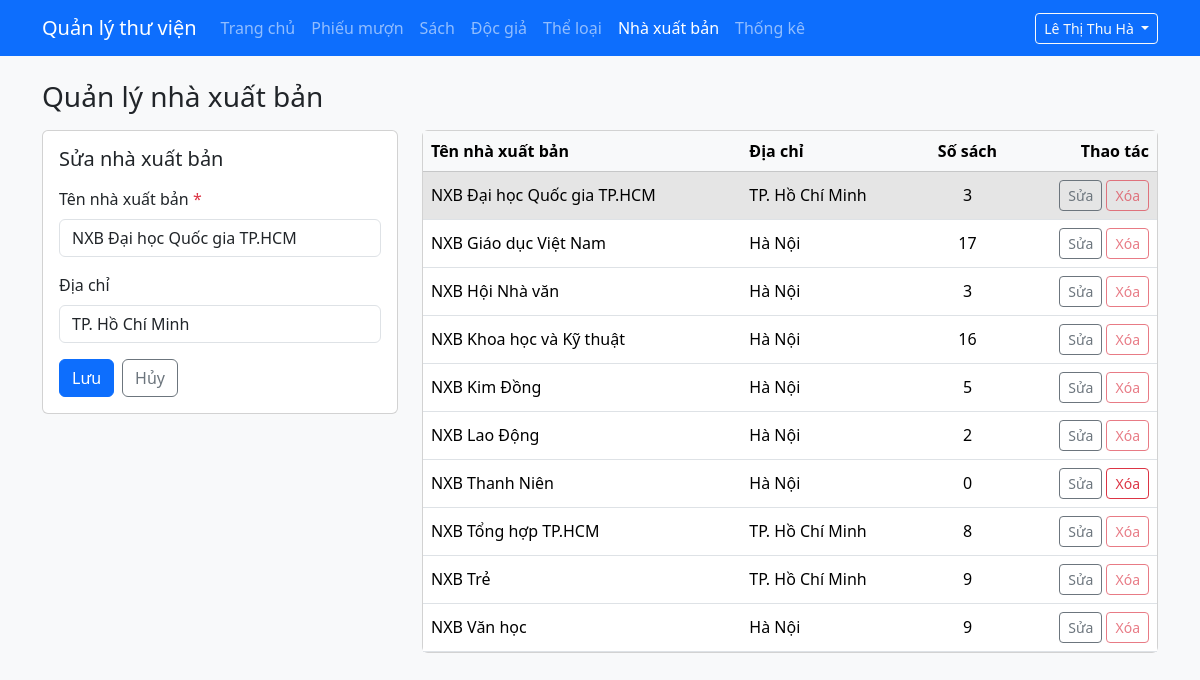
/admin/nhaxuatban.php?sua=9 (signed in), run on the app's committed database.
### tables this page shows
CREATE TABLE nhaxuatban (
  id       INT UNSIGNED NOT NULL AUTO_INCREMENT PRIMARY KEY,
  ten_nxb  VARCHAR(150) NOT NULL UNIQUE,
  dia_chi  VARCHAR(255) NULL
);

### includes/helpers.php (called while the page is built, shortened)
<?php
function e($chuoi): string
{
    return htmlspecialchars((string) $chuoi, ENT_QUOTES | ENT_SUBSTITUTE, 'UTF-8');
}
function layChuoiGet(string $ten): string
{
    $giaTri = $_GET[$ten] ?? '';
    return is_string($giaTri) ? trim($giaTri) : '';
}
function lopLoi(array $loi, string $truong): string
{
    return isset($loi[$truong]) ? ' is-invalid' : '';
}

### includes/csdl.php (called while the page is built, shortened)
<?php
function truyVan(mysqli $conn, string $sql, string $kieu = '', array $thamSo = []): mysqli_stmt
{
    $stmt = mysqli_prepare($conn, $sql);
    if ($kieu !== '') {
        mysqli_stmt_bind_param($stmt, $kieu, ...$thamSo);
    }
    mysqli_stmt_execute($stmt);
    return $stmt;
}

### admin/nhaxuatban.php (the view, shortened to what this page needs)
<?php
require_once __DIR__ . '/../includes/khoi-tao-admin.php';
$idSua  = 0;
$giaTri = ['ten_nxb' => '', 'dia_chi' => ''];
$loi    = [];
if ($_SERVER['REQUEST_METHOD'] === 'POST') {
    batBuocCsrf();
    $hanhDong = layChuoiPost('hanh_dong');
    if ($hanhDong === 'xoa') {
        $idXoa = filter_var(layChuoiPost('id'), FILTER_VALIDATE_INT, ['options' => ['min_range' => 1]]);
        if ($idXoa === false) {
            datThongBao('danger', 'Mã nhà xuất bản không hợp lệ.');
            header('Location: nhaxuatban.php');
            exit;
        }
        $stmt = truyVan($conn, 'SELECT ten_nxb FROM nhaxuatban WHERE id = ?', 'i', [$idXoa]);
        $nxb  = mysqli_fetch_assoc(mysqli_stmt_get_result($stmt));
        mysqli_stmt_close($stmt);
        if (!$nxb) {
            datThongBao('danger', 'Nhà xuất bản này không còn tồn tại.');
            header('Location: nhaxuatban.php');
            exit;
        }
        $stmt   = truyVan($conn, 'SELECT COUNT(*) FROM sach WHERE id_nxb = ?', 'i', [$idXoa]);
        $soSach = (int) mysqli_fetch_row(mysqli_stmt_get_result($stmt))[0];
        mysqli_stmt_close($stmt);
        if ($soSach > 0) {
            datThongBao('warning', 'Không xóa được "' . $nxb['ten_nxb'] . '": còn ' . $soSach
                . ' đầu sách thuộc nhà xuất bản này. Hãy chuyển các sách đó sang nhà xuất bản khác trước.');
            header('Location: nhaxuatban.php');
            exit;
        }
        try {
            $stmt = truyVan($conn, 'DELETE FROM nhaxuatban WHERE id = ?', 'i', [$idXoa]);
            mysqli_stmt_close($stmt);
            datThongBao('success', 'Đã xóa nhà xuất bản "' . $nxb['ten_nxb'] . '".');
        } catch (mysqli_sql_exception $ngoaiLe) {
            if ($ngoaiLe->getCode() === 1451) {
                datThongBao('warning', 'Không xóa được "' . $nxb['ten_nxb'] . '": nhà xuất bản đang được dùng ở nơi khác.');
            } else {
                throw $ngoaiLe;
            }
        }
        header('Location: nhaxuatban.php');
        exit;
    }
    if ($hanhDong !== 'luu') {
        datThongBao('danger', 'Yêu cầu không hợp lệ.');
        header('Location: nhaxuatban.php');
        exit;
    }
    $idGui = layChuoiPost('id');
    if ($idGui !== '') {
        $idSua = filter_var($idGui, FILTER_VALIDATE_INT, ['options' => ['min_range' => 1]]);
        if ($idSua !== false) {
            $stmt = truyVan($conn, 'SELECT id FROM nhaxuatban WHERE id = ?', 'i', [$idSua]);
            $tonTai = mysqli_fetch_assoc(mysqli_stmt_get_result($stmt));
            mysqli_stmt_close($stmt);
        }
        if ($idSua === false || !$tonTai) {
            datThongBao('danger', 'Không tìm thấy nhà xuất bản cần sửa.');
            header('Location: nhaxuatban.php');
            exit;
        }
    }
    $giaTri['ten_nxb'] = layChuoiPost('ten_nxb');
    $giaTri['dia_chi'] = layChuoiPost('dia_chi');
    if ($giaTri['ten_nxb'] === '') {
        $loi['ten_nxb'] = 'Vui lòng nhập tên nhà xuất bản.';
    } elseif (doDaiChuoi($giaTri['ten_nxb']) > 150) {
        $loi['ten_nxb'] = 'Tên nhà xuất bản tối đa 150 ký tự.';
    }
    if (doDaiChuoi($giaTri['dia_chi']) > 255) {
        $loi['dia_chi'] = 'Địa chỉ tối đa 255 ký tự.';
    }
    if (count($loi) === 0) {
        $diaChi = ($giaTri['dia_chi'] === '') ? null : $giaTri['dia_chi'];
        try {
            if ($idSua > 0) {
                $stmt = truyVan(
                    $conn,
                    'UPDATE nhaxuatban SET ten_nxb = ?, dia_chi = ? WHERE id = ?',
                    'ssi',
                    [$giaTri['ten_nxb'], $diaChi, $idSua]
                );
                mysqli_stmt_close($stmt);
                datThongBao('success', 'Đã cập nhật nhà xuất bản "' . $giaTri['ten_nxb'] . '".');
            } else {
                $stmt = truyVan(
                    $conn,
                    'INSERT INTO nhaxuatban (ten_nxb, dia_chi) VALUES (?, ?)',
                    'ss',
                    [$giaTri['ten_nxb'], $diaChi]
                );
                mysqli_stmt_close($stmt);
                datThongBao('success', 'Đã thêm nhà xuất bản "' . $giaTri['ten_nxb'] . '".');
            }
            header('Location: nhaxuatban.php');
            exit;
        } catch (mysqli_sql_exception $ngoaiLe) {
            if ($ngoaiLe->getCode() === 1062) {
                $loi['ten_nxb'] = 'Nhà xuất bản này đã tồn tại (không phân biệt hoa thường và dấu).';
            } else {
                throw $ngoaiLe;
            }
        }
    }
} elseif (isset($_GET['sua'])) {
    $idSua = filter_var(layChuoiGet('sua'), FILTER_VALIDATE_INT, ['options' => ['min_range' => 1]]);
    $hang  = null;
    if ($idSua !== false) {
        $stmt = truyVan($conn, 'SELECT ten_nxb, dia_chi FROM nhaxuatban WHERE id = ?', 'i', [$idSua]);
        $hang = mysqli_fetch_assoc(mysqli_stmt_get_result($stmt));
    }
    $giaTri['ten_nxb'] = $hang['ten_nxb'];
    $giaTri['dia_chi'] = (string) ($hang['dia_chi'] ?? '');
}
$dsNxb = mysqli_fetch_all(
    mysqli_query(
        $conn,
        'SELECT n.id, n.ten_nxb, n.dia_chi, COUNT(s.id) AS so_sach
         FROM nhaxuatban n
         LEFT JOIN sach s ON s.id_nxb = n.id
         GROUP BY n.id, n.ten_nxb, n.dia_chi
         ORDER BY n.ten_nxb'
    ),
    MYSQLI_ASSOC
);
require __DIR__ . '/../includes/admin-dau.php';
?>
<h1 class="h3 mb-3">Quản lý nhà xuất bản</h1>
<div class="row g-4">
    <div class="col-lg-4">
        <div class="card">
            <div class="card-body">
                <h2 class="h5 mb-3"><?= $idSua > 0 ? 'Sửa nhà xuất bản' : 'Thêm nhà xuất bản' ?></h2>
                <form method="post" novalidate>
                    <div class="mb-3">
                        <label for="ten_nxb" class="form-label">Tên nhà xuất bản <span class="text-danger">*</span></label>
                        <input type="text" class="form-control<?= lopLoi($loi, 'ten_nxb') ?>" id="ten_nxb"
                               name="ten_nxb" value="<?= e($giaTri['ten_nxb']) ?>" maxlength="150">
                    </div>
                    <div class="mb-3">
                        <label for="dia_chi" class="form-label">Địa chỉ</label>
                        <input type="text" class="form-control<?= lopLoi($loi, 'dia_chi') ?>" id="dia_chi"
                               name="dia_chi" value="<?= e($giaTri['dia_chi']) ?>" maxlength="255">
                    </div>
                    <div class="d-flex gap-2">
                        <button type="submit" class="btn btn-primary">Lưu</button>
                        <?php if ($idSua > 0): ?>
                            <a href="nhaxuatban.php" class="btn btn-outline-secondary">Hủy</a>
                        <?php endif; ?>
                    </div>
                </form>
            </div>
        </div>
    </div>
    <div class="col-lg-8">
        <div class="card">
            <div class="table-responsive">
                <table class="table table-hover align-middle mb-0">
                    <thead class="table-light">
                        <tr>
                            <th>Tên nhà xuất bản</th>
                            <th>Địa chỉ</th>
                            <th class="text-center">Số sách</th>
                            <th class="text-end">Thao tác</th>
                        </tr>
                    </thead>
                    <tbody>
                    <?php foreach ($dsNxb as $nxb): ?>
                        <tr<?= ((int) $nxb['id'] === $idSua) ? ' class="table-active"' : '' ?>>
                            <td><?= e($nxb['ten_nxb']) ?></td>
                            <td><?= e($nxb['dia_chi'] ?? '') ?></td>
                            <td class="text-center"><?= (int) $nxb['so_sach'] ?></td>
                            <td class="text-end text-nowrap">
                                <a href="nhaxuatban.php?sua=<?= (int) $nxb['id'] ?>" class="btn btn-sm btn-outline-secondary">Sửa</a>
                                <form method="post" class="d-inline" onsubmit="return confirm('Xóa nhà xuất bản này?');">
                                    <?php if ((int) $nxb['so_sach'] > 0): ?>
                                        <button type="button" class="btn btn-sm btn-outline-danger" disabled
                                                title="Còn sách thuộc nhà xuất bản này">Xóa</button>
                                    <?php else: ?>
                                        <button type="submit" class="btn btn-sm btn-outline-danger">Xóa</button>
                                    <?php endif; ?>
                                </form>
                            </td>
                        </tr>
                    <?php endforeach; ?>
                    </tbody>
                </table>
            </div>
        </div>
    </div>
</div>
<?php require __DIR__ . '/../includes/admin-cuoi.php'; ?>

### data on the page
nhaxuatban: ten_nxb "NXB Đại học Quốc gia TP.HCM", dia_chi "TP. Hồ Chí Minh", so_sach "3", shows "Xóa"
nhaxuatban: ten_nxb "NXB Giáo dục Việt Nam", dia_chi "Hà Nội", so_sach "17", shows "Xóa"
nhaxuatban: ten_nxb "NXB Hội Nhà văn", dia_chi "Hà Nội", so_sach "3", shows "Xóa"
nhaxuatban: ten_nxb "NXB Khoa học và Kỹ thuật", dia_chi "Hà Nội", so_sach "16", shows "Xóa"
nhaxuatban: ten_nxb "NXB Kim Đồng", dia_chi "Hà Nội", so_sach "5", shows "Xóa"
nhaxuatban: ten_nxb "NXB Lao Động", dia_chi "Hà Nội", so_sach "2", shows "Xóa"
nhaxuatban: ten_nxb "NXB Thanh Niên", dia_chi "Hà Nội", so_sach "0", shows "Xóa"
nhaxuatban: ten_nxb "NXB Tổng hợp TP.HCM", dia_chi "TP. Hồ Chí Minh", so_sach "8", shows "Xóa"
nhaxuatban: ten_nxb "NXB Trẻ", dia_chi "TP. Hồ Chí Minh", so_sach "9", shows "Xóa"
nhaxuatban: ten_nxb "NXB Văn học", dia_chi "Hà Nội", so_sach "9", shows "Xóa"

### other printed values
$nhanVien['ho_ten'] "Lê Thị Thu Hà"
